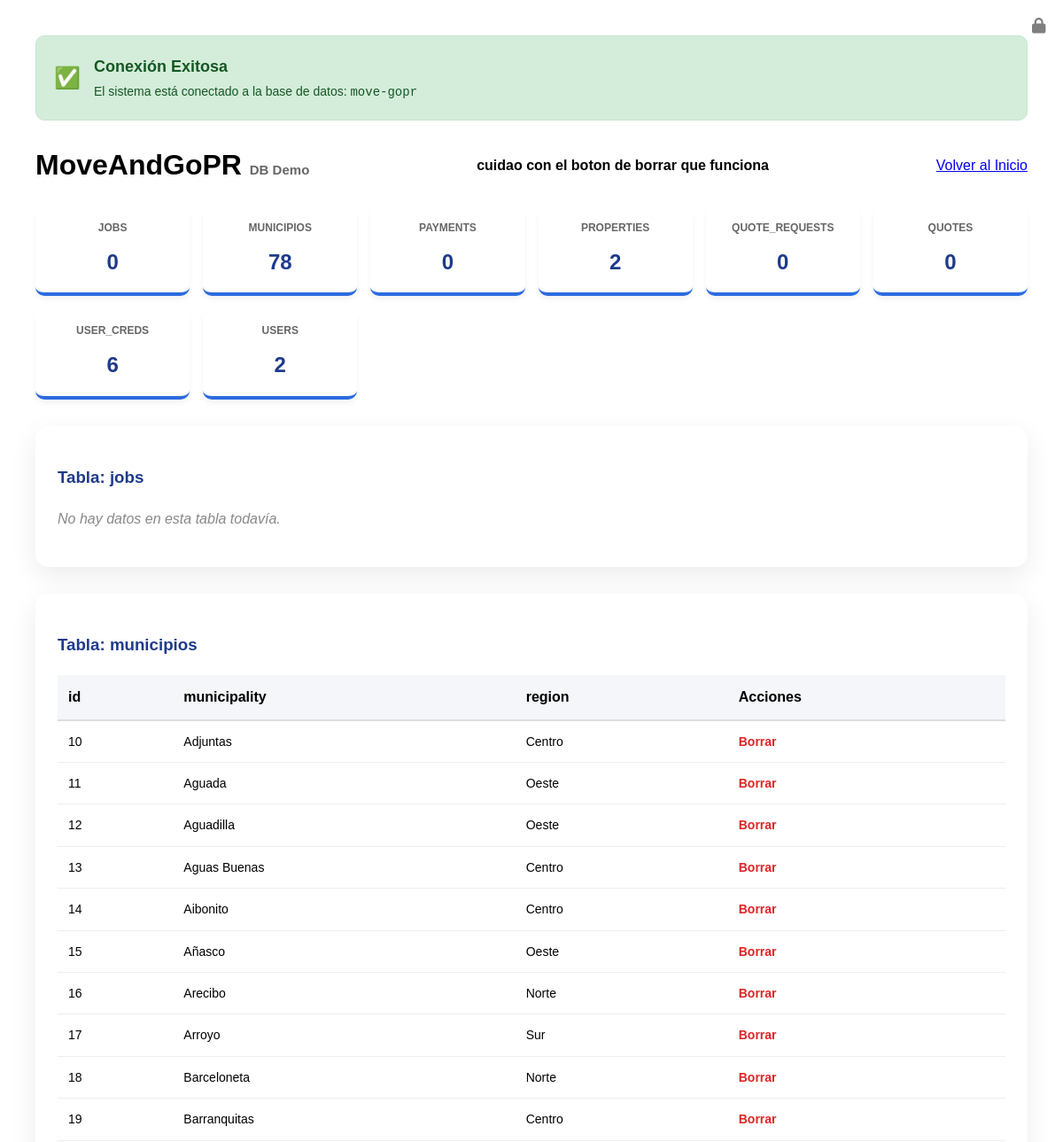
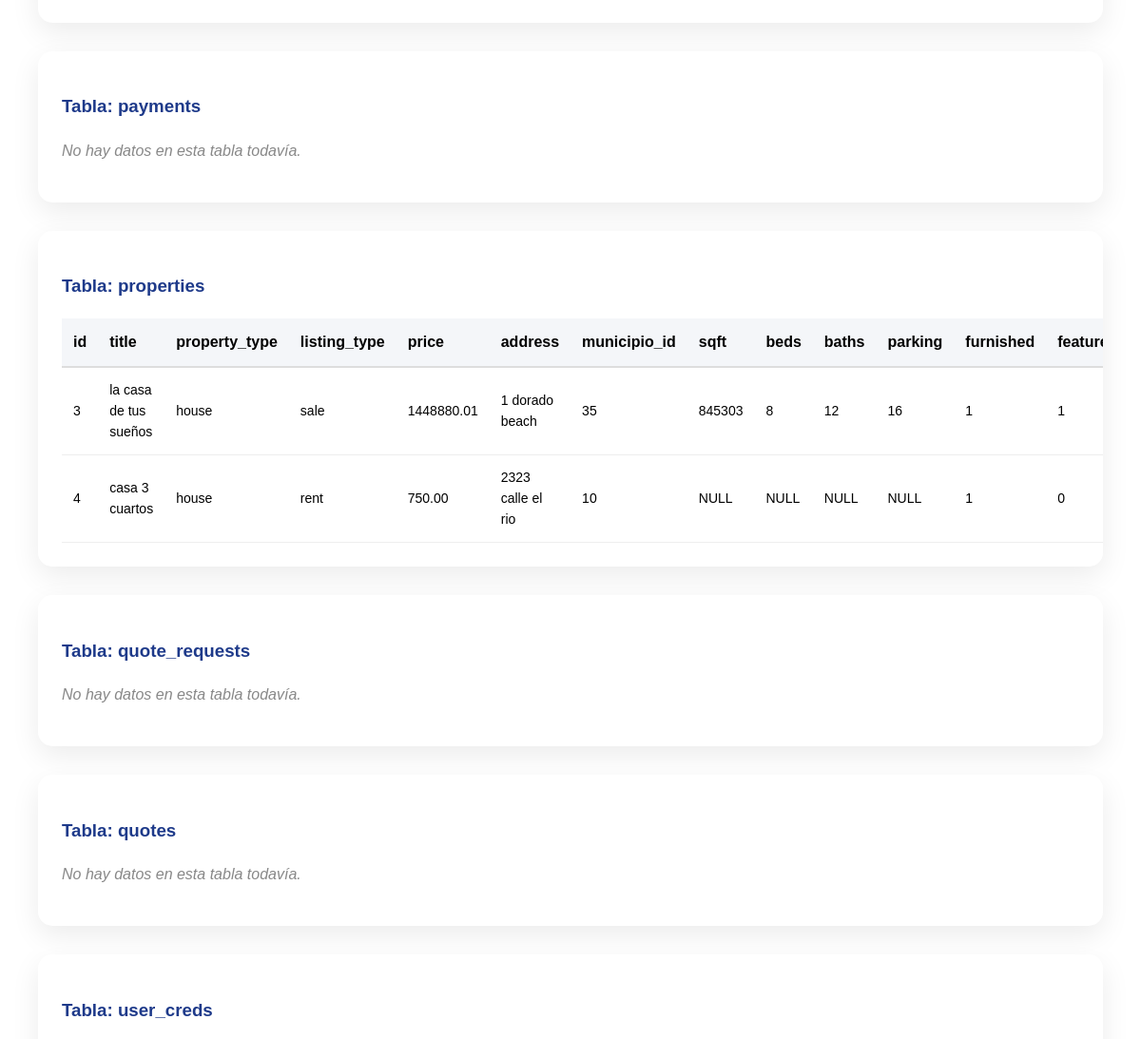
The page /db_test.php (signed in, upper part) on the database as committed earlier (2 pictures, top to bottom).
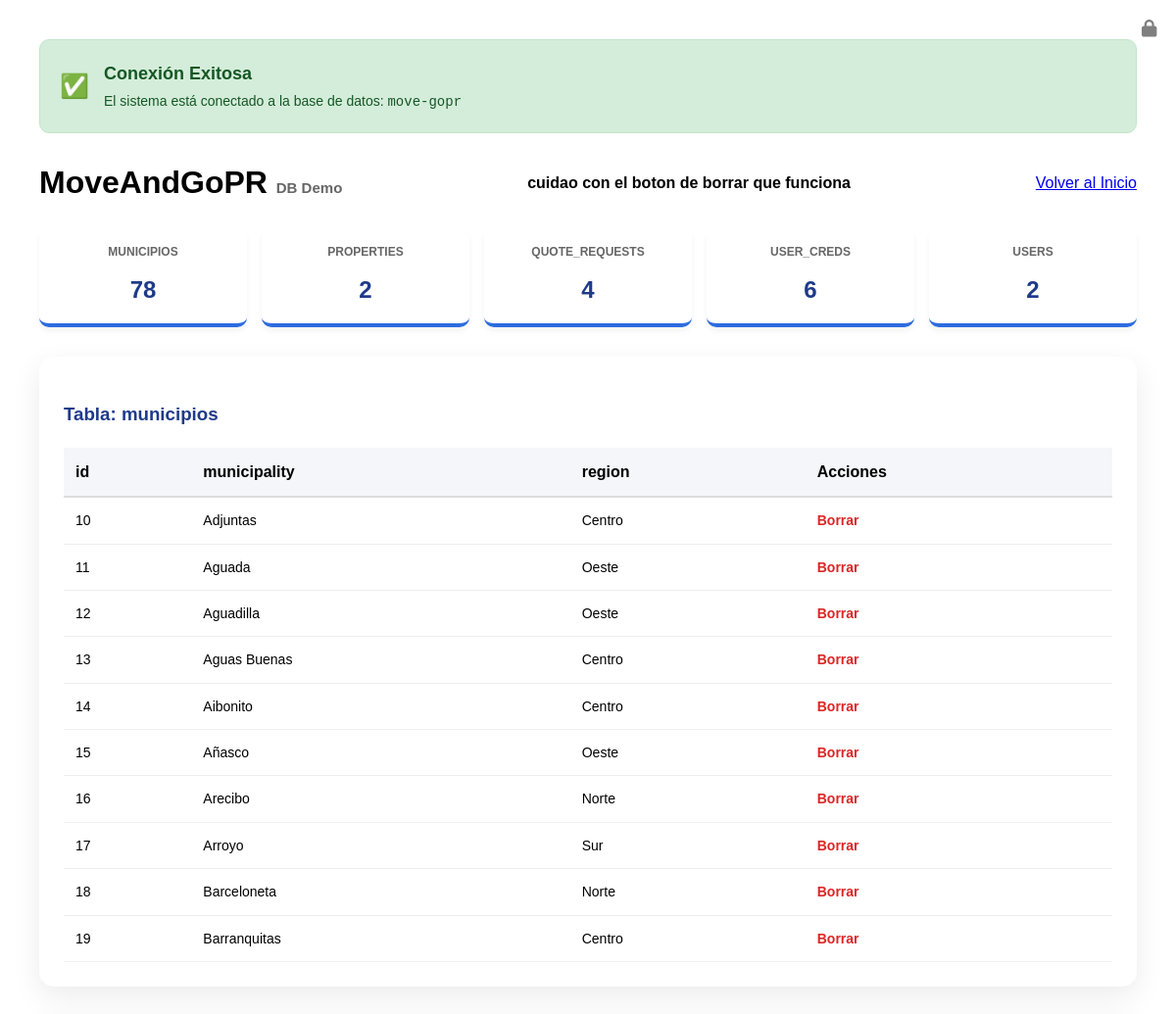
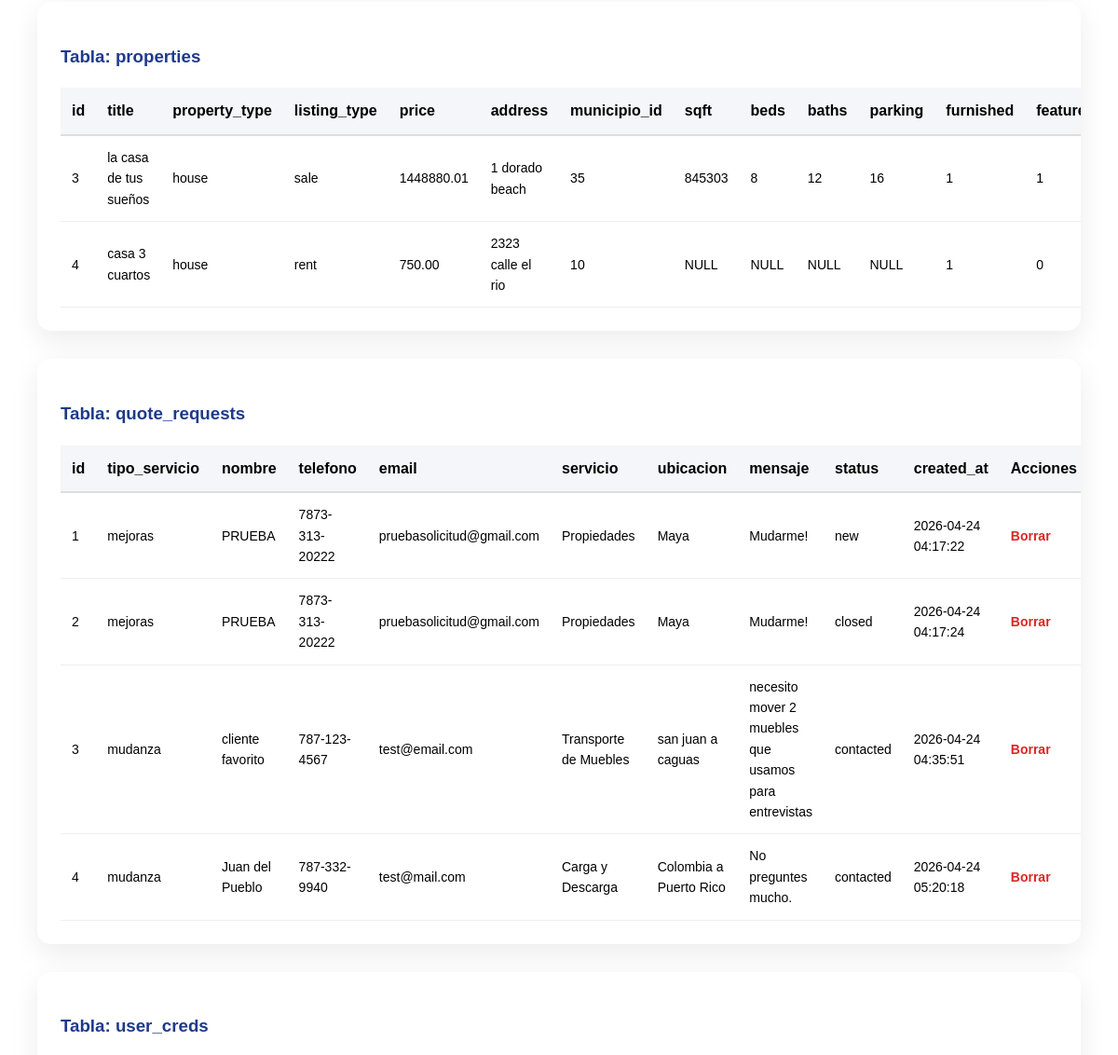
The same page on the database as committed later (2 pictures, top to bottom).
### tables this page shows
CREATE TABLE `municipios` (
  `id` smallint(5) UNSIGNED NOT NULL,
  `municipality` varchar(80) NOT NULL,
  `region` enum('Norte','Sur','Este','Oeste','Centro','Metro') NOT NULL
);

CREATE TABLE `properties` (
  `id` bigint(20) UNSIGNED NOT NULL,
  `title` varchar(150) NOT NULL,
  `property_type` enum('house','apartment','condo','land','commercial') NOT NULL,
  `listing_type` enum('sale','rent') NOT NULL,
  `price` decimal(12,2) NOT NULL,
  `address` varchar(255) NOT NULL,
  `municipio_id` smallint(5) UNSIGNED NOT NULL,
  `sqft` int(10) UNSIGNED DEFAULT NULL,
  `beds` tinyint(3) UNSIGNED DEFAULT NULL,
  `baths` tinyint(3) UNSIGNED DEFAULT NULL,
  `parking` tinyint(3) UNSIGNED DEFAULT NULL,
  `furnished` tinyint(1) NOT NULL DEFAULT 0,
  `featured` tinyint(1) NOT NULL DEFAULT 0,
  `status` enum('available','sold','rented','inactive') NOT NULL DEFAULT 'available',
  `description` text DEFAULT NULL,
  `image` varchar(255) DEFAULT NULL,
  `lat` decimal(10,7) DEFAULT NULL,
  `lng` decimal(10,7) DEFAULT NULL,
  `created_at` timestamp NOT NULL DEFAULT current_timestamp()
);

CREATE TABLE `quote_requests` (
  `id` int(11) NOT NULL,
  `tipo_servicio` varchar(20) NOT NULL DEFAULT '',
  `nombre` varchar(100) NOT NULL DEFAULT '',
  `telefono` varchar(20) NOT NULL DEFAULT '',
  `email` varchar(100) NOT NULL DEFAULT '',
  `servicio` varchar(100) NOT NULL DEFAULT '',
  `ubicacion` varchar(200) NOT NULL DEFAULT '',
  `mensaje` text DEFAULT NULL,
  `status` varchar(20) NOT NULL DEFAULT 'new',
  `created_at` timestamp NOT NULL DEFAULT current_timestamp()
);

### config.php (called while the page is built, shortened)
<?php
$dbname = 'move-gopr';
?>

### db_test.php (the view, shortened to what this page needs)
<?php
require_once 'config.php';
$tableQuery = $pdo->query("SHOW TABLES");
$tables = $tableQuery->fetchAll(PDO::FETCH_COLUMN);
?>
<!DOCTYPE html>
<html lang="es">
<head>
    <link rel="stylesheet" href="css/styles.css">
</head>
<body>
<div class="test-container">
   <?php if (isset($pdo)): ?>
        <div style="background: #d4edda; color: #155724; padding: 20px; border-radius: 10px; border: 1px solid #c3e6cb; margin-bottom: 25px; display: flex; align-items: center; gap: 15px;">
            <span style="font-size: 24px;">✅</span>
            <div>
                <strong style="display: block; font-size: 18px;">Conexión Exitosa</strong>
                <span style="font-size: 14px;">El sistema está conectado a la base de datos: <code><?php echo htmlspecialchars($dbname); ?></code></span>
            </div>
        </div>
    <?php else: ?>
        <div style="background: #f8d7da; color: #721c24; padding: 20px; border-radius: 10px; border: 1px solid #f5c6cb; margin-bottom: 25px;">
            <strong>❌ Error de Conexión:</strong> No se pudo encontrar la base de datos. Verifica tu archivo <code>config.php</code>.
        </div>
    <?php endif; ?>
    <header style="display: flex; justify-content: space-between; align-items: center; margin-bottom: 20px;">
        <h1 style="margin:0;">MoveAnd<span class="green">GoPR</span> <small style="font-size: 15px; color: #666;">DB Demo</small></h1>
        <b>cuidao con el boton de borrar que funciona</b>
        <div style="display: flex; gap: 10px;">
            <a href="index.php" class="btn blue">Volver al Inicio</a>
        </div>
    </header>
    <div class="stats-grid">
        <?php foreach ($tables as $table):
            $count = $pdo->query("SELECT count(*) FROM `$table`")->fetchColumn();
        ?>
            <div class="stat-card">
                <h4><?php echo $table; ?></h4>
                <p><?php echo $count; ?></p>
            </div>
        <?php endforeach; ?>
    </div>
    <?php foreach ($tables as $table): ?>
        <div class="db-card">
            <h3 style="color: #1e3a8a;">Tabla: <?php echo htmlspecialchars($table); ?></h3>
            <?php
            $stmt = $pdo->query("SELECT * FROM `$table` LIMIT 10");
            $rows = $stmt->fetchAll(PDO::FETCH_ASSOC);
            if ($rows): ?>
                <table>
                    <thead>
                        <tr>
                            <?php foreach (array_keys($rows[0]) as $col): ?>
                                <th><?php echo htmlspecialchars($col); ?></th>
                            <?php endforeach; ?>
                            <th>Acciones</th>
                        </tr>
                    </thead>
                    <tbody>
                        <?php foreach ($rows as $row): ?>
                            <tr>
                                <?php foreach ($row as $cell): ?>
                                    <td><?php echo htmlspecialchars($cell ?? 'NULL'); ?></td>
                                <?php endforeach; ?>
                                <td>
                                    <a href="?table=<?php echo $table; ?>&delete_id=<?php echo $row['id']; ?>"
                                       class="delete-link"
                                       onclick="return confirm('¿Seguro que quieres borrar esto?')">Borrar</a>
                                </td>
                            </tr>
                        <?php endforeach; ?>
                    </tbody>
                </table>
            <?php else: ?>
                <p style="color: #888; font-style: italic;">No hay datos en esta tabla todavía.</p>
            <?php endif; ?>
        </div>
    <?php endforeach; ?>
</div>
<?php include 'footer.php'; ?>
</body>
</html>

Rows that differ between the two databases and show on the page:
added quote_requests: id "1", tipo_servicio "mejoras", nombre "PRUEBA", telefono "7873-313-20222", email "pruebasolicitud@gmail.com", servicio "Propiedades", ubicacion "Maya", mensaje "Mudarme!", status "new", created_at "2026-04-24 04:17:22"
added quote_requests: id "2", tipo_servicio "mejoras", nombre "PRUEBA", telefono "7873-313-20222", email "pruebasolicitud@gmail.com", servicio "Propiedades", ubicacion "Maya", mensaje "Mudarme!", status "closed", created_at "2026-04-24 04:17:24"
added quote_requests: id "3", tipo_servicio "mudanza", nombre "cliente favorito", telefono "787-123-4567", email "test@email.com", servicio "Transporte de Muebles", ubicacion "san juan a caguas", mensaje "necesito mover 2 muebles que usamos para entrevistas", status "contacted", created_at "2026-04-24 04:35:51"
added quote_requests: id "4", tipo_servicio "mudanza", nombre "Juan del Pueblo", telefono "787-332-9940", email "test@mail.com", servicio "Carga y Descarga", ubicacion "Colombia a Puerto Rico", mensaje "No preguntes mucho.", status "contacted", created_at "2026-04-24 05:20:18"
Other text that changed with them:
new list line: "QUOTE_REQUESTS 4"
list line gone: "No hay datos en esta tabla todavía."
new list line: "id tipo_servicio nombre telefono email servicio ubicacion mensaje status created_at Acciones"
list line gone: "JOBS 0"
list line gone: "PAYMENTS 0"
list line gone: "QUOTE_REQUESTS 0"
list line gone: "QUOTES 0"
list line gone: "Tabla: jobs No hay datos en esta tabla todavía."
list line gone: "Tabla: payments No hay datos en esta tabla todavía."
list line gone: "Tabla: quotes No hay datos en esta tabla todavía."
